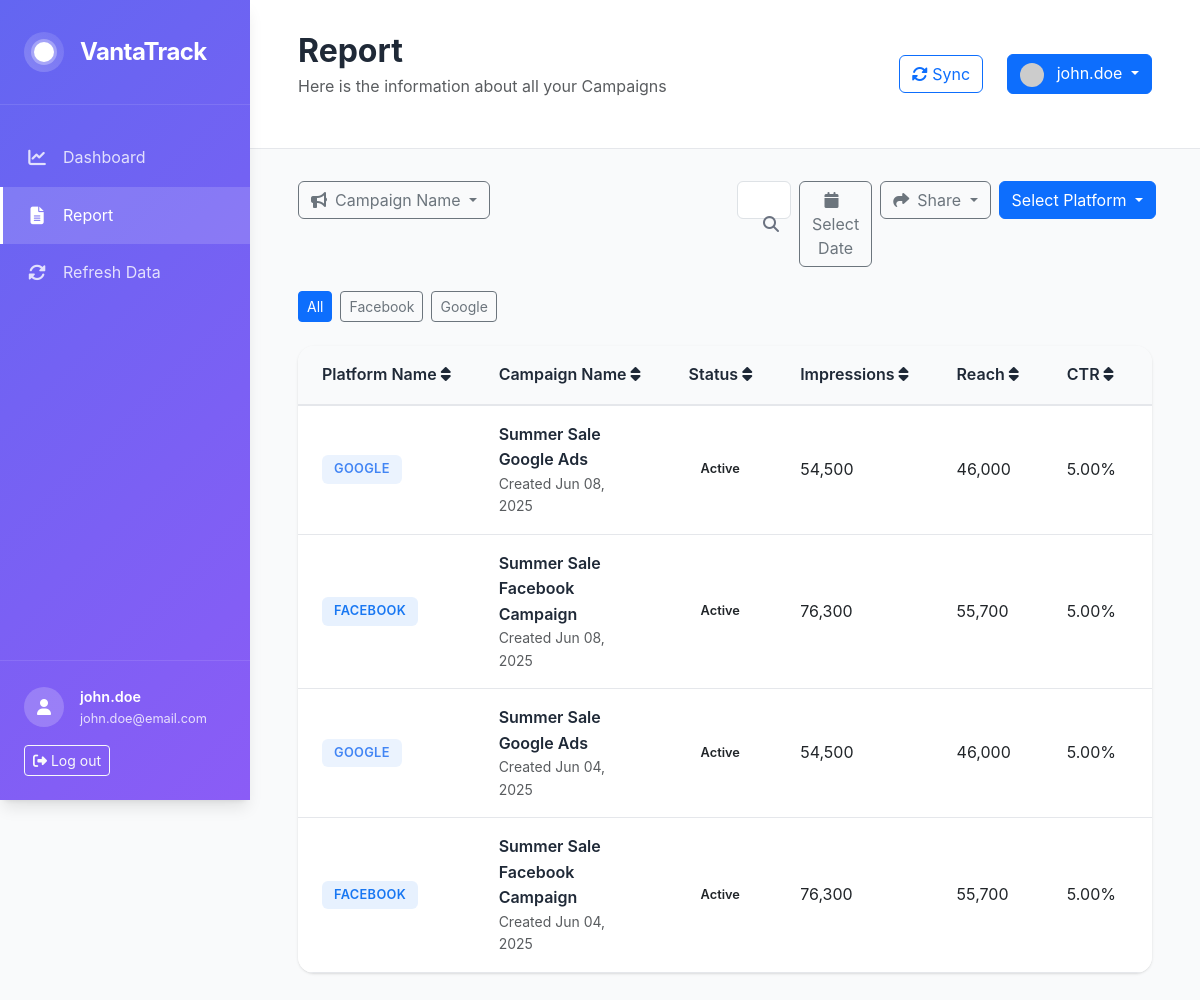
The app's page /reports (signed in), older data.
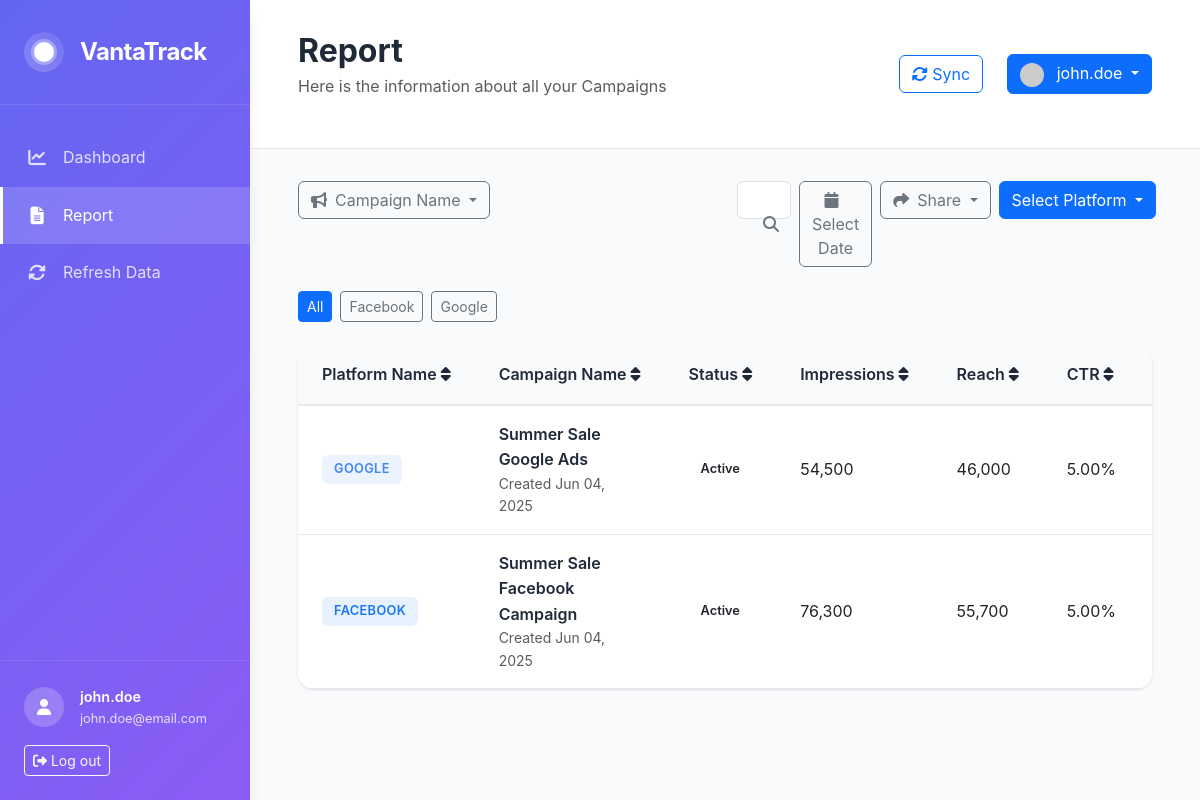
The same page, newer data.
### models.py (models this page shows, shortened)
class Campaign(db.Model):
    __tablename__ = 'campaigns'
    id = db.Column(db.Integer, primary_key=True)
    name = db.Column(db.String(200), nullable=False)
    platform = db.Column(db.String(50), nullable=False)  # Facebook, Google, ShareIT
    status = db.Column(db.String(50), default='Pending')  # Pending, In-Progress, Completed
    budget = db.Column(db.Float, default=0.0)
    spent = db.Column(db.Float, default=0.0)
    impressions = db.Column(db.Integer, default=0)
    clicks = db.Column(db.Integer, default=0)
    reach = db.Column(db.Integer, default=0)
    ctr = db.Column(db.Float, default=0.0)  # Click-through rate
    cpm = db.Column(db.Float, default=0.0)  # Cost per mille
    cpc = db.Column(db.Float, default=0.0)  # Cost per click
    cpv = db.Column(db.Float, default=0.0)  # Cost per view
    cpa = db.Column(db.Float, default=0.0)  # Cost per acquisition
    created_at = db.Column(db.DateTime, default=datetime.utcnow)
    updated_at = db.Column(db.DateTime, default=datetime.utcnow, onupdate=datetime.utcnow)
    user_id = db.Column(db.Integer, db.ForeignKey('users.id'), nullable=False)

### routes.py (the view)
@app.route('/reports')
@login_required
def reports():
    platform_filter = request.args.get('platform', 'All')
    query = Campaign.query.filter_by(user_id=current_user.id)
    if platform_filter and platform_filter != 'All':
        query = query.filter_by(platform=platform_filter)
    campaigns = query.order_by(Campaign.created_at.desc()).all()
    platforms = db.session.query(Campaign.platform).filter_by(user_id=current_user.id).distinct().all()
    platforms = [p[0] for p in platforms]
    return render_template('reports.html',
                         campaigns=campaigns,
                         platforms=platforms,
                         current_platform=platform_filter)

### app.py (called while the page is built)
@login_manager.user_loader
def load_user(user_id):
    from models import User
    return User.query.get(int(user_id))

### models.py (called while the page is built)
    def get_full_name(self):
        if self.first_name and self.last_name:
            return f"{self.first_name} {self.last_name}"
        return self.username

### templates/reports.html (shortened to what the changed rows need)
{% extends "base.html" %}
{% block page_title %}Report{% endblock %}
{% block content %}
<div class="row mb-4">
    <div class="col-12">
        <div class="platform-filter-buttons">
            <button class="btn btn-sm {{ 'btn-primary' if current_platform == 'All' else 'btn-outline-secondary' }}"
                    onclick="filterByPlatform('All')">All</button>
            {% for platform in platforms %}
            <button class="btn btn-sm {{ 'btn-primary' if current_platform == platform else 'btn-outline-secondary' }}"
                    onclick="filterByPlatform('{{ platform }}')">{{ platform }}</button>
            {% endfor %}
        </div>
    </div>
</div>
<div class="row">
    <div class="col-12">
        <div class="reports-table-card">
            <div class="table-responsive">
                <table class="table table-hover" id="campaigns-table">
                    <thead>
                        <tr>
                            <th>
                                Platform Name
                                <i class="fas fa-sort"></i>
                            </th>
                            <th>
                                Campaign Name
                                <i class="fas fa-sort"></i>
                            </th>
                            <th>
                                Status
                                <i class="fas fa-sort"></i>
                            </th>
                            <th>
                                Impressions
                                <i class="fas fa-sort"></i>
                            </th>
                            <th>
                                Reach
                                <i class="fas fa-sort"></i>
                            </th>
                            <th>
                                CTR
                                <i class="fas fa-sort"></i>
                            </th>
                            <th>
                            </th>
                        </tr>
                    </thead>
                    <tbody>
                        {% for campaign in campaigns %}
                        <tr data-platform="{{ campaign.platform }}">
                            <td>
                                <span class="platform-badge platform-{{ campaign.platform.lower() }}">
                                    {{ campaign.platform }}
                                </span>
                            </td>
                            <td>
                                <div class="campaign-info">
                                    <span class="campaign-name">{{ campaign.name }}</span>
                                    <small class="text-muted d-block">Created {{ campaign.created_at.strftime('%b %d, %Y') }}</small>
                                </div>
                            </td>
                            <td>
                                <span class="status-badge status-{{ campaign.status.lower().replace('-', '') }}">
                                    {{ campaign.status }}
                                </span>
                            </td>
                            <td>{{ "{:,}".format(campaign.impressions) }}</td>
                            <td>{{ "{:,}".format(campaign.reach) }}</td>
                            <td>{{ "{:.2f}%".format(campaign.ctr) }}</td>
                            <td>{{ "{:.2f}".format(campaign.cpm) }}</td>
                        </tr>
                        {% endfor %}
                    </tbody>
                </table>
            </div>
        </div>
    </div>
</div>
{% endblock %}

Row changes from the older to the newer data that the page shows:
removed Campaign: platform "GOOGLE", name "Summer Sale Google Ads", created_at "Jun 08, 2025", status "Active", impressions "54,500", reach "46,000", ctr "5.00%"
removed Campaign: platform "FACEBOOK", name "Summer Sale Facebook Campaign", created_at "Jun 08, 2025", status "Active", impressions "76,300", reach "55,700", ctr "5.00%"
